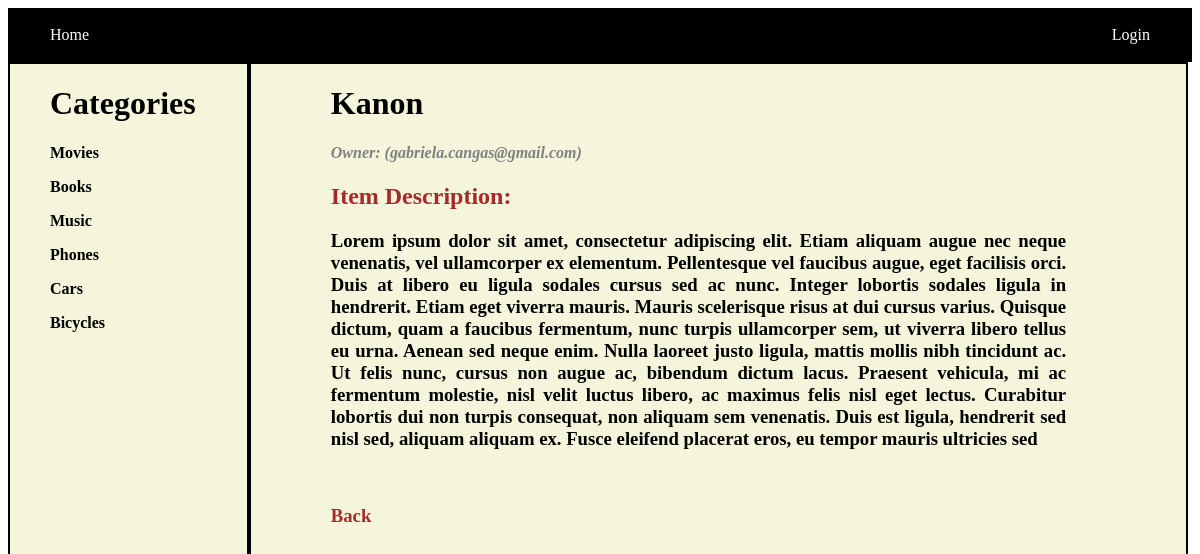
Page /catalog/Bicycles/items/Kanon on the committed database.
### catalog_db_setup.py (models this page shows, shortened)
class Category(Base):
	__tablename__ = "categories"
	id = Column(Integer, primary_key = True)
	name = Column(String(120), nullable = False)
	description = Column(String(400) )
	user_id = Column(Integer, ForeignKey("users.id"))
	user = relationship(User, backref = "users")

class Item(Base):
	__tablename__ = "items"
	id = Column(Integer, primary_key = True)
	name = Column(String(120), nullable = False)
	description = Column(String(400) )
	category_id = Column(Integer, ForeignKey("categories.id"))
	category = relationship(Category, backref="categories")
	user_id = Column(Integer, ForeignKey("users.id"))
	user = relationship(User, backref="user")

class User(Base):
	__tablename__ = "users"
	id = Column(Integer, primary_key = True)
	name = Column(String(120), nullable = False)
	email = Column(String(40), nullable = False)
	picture = Column(String)

### project.py (the view)
@app.route("/catalog/<category_name>/items/<item_name>")
def item(category_name, item_name):
	categories = session.query(Category).all()
	item = get_item_with_name(item_name)
	category = item.category
	return render_template("item.html", categories = categories, category = category, item = item)

### project.py (called while the page is built)
def get_item_with_name(item_name):
	item = session.query(Item).filter(Item.name == item_name).first()
	return item

### templates/item.html (shortened to what this page needs)
{% include("navbar.html") %}
{% include("side_menu.html") %}
<div class=" beige black_border right_container left">
	<div class="mrg_left_80">
		<h1 class=""><b> {{item.name}}</b></h1>
		<h4 class="grey"><i>Owner: ({{item.user.email}})</i></h4>
			<h2 class="brown">
				Item Description:
			</h2>
			<div>
				<h3 class="txt_justify">{{item.description}}</h3>
			</div>
			<br>
			<h3><span class="brown"><a href="/catalog/{{item.category.name}}" class="no_link">Back</a></span></h3>
	</div>
</div>

### templates/side_menu.html (shortened to what this page needs)
<div class="left side_menu txt_left black_border beige " >
	<h1 class="mrg_left_40">
		<span class=""><a href="/" class="no_link">Categories</a>
	 </h1>
	<ul class="txt_left ">
		{% for c in categories %}
		<p><strong><a href="/catalog/{{c.name}}" class="no_link">{{c.name}}</a></strong></p>
		{% endfor %}
	</ul>
	<br><br>
</div>

### static/catalog.css (style rules this page uses)
.left { float:left; }
.side_menu { width:20%; height:100%; }
.txt_left { text-align: left; }
.black_border { border: 2px black solid; }
.mrg_left_40 { margin-left: 40px; }
.mrg_left_80 { margin-left: 80px; }
.beige { background-color: beige; }
.brown { color:brown; }
.grey { color: grey; }
.right_container { background-color: beige; height:100%; width:79%; }
.no_link { text-decoration: none; color: inherit; }
.txt_justify { text-align: justify; margin-right: 120px; }

### rows in the picture
Category: name "Movies"
Category: name "Books"
Category: name "Music"
Category: name "Phones"
Category: name "Cars"
Category: name "Bicycles"
Item: name "Kanon", description "Lorem ipsum dolor sit amet, consectetur adipiscing elit. Etiam aliquam augue nec neque venenatis, vel ullamcorper ex elementum. Pellentesque vel faucibus augue, eget facilisis orci. Duis at libero eu ligula sodales cursus sed ac nunc. Integer lobortis sodales ligula in hendrerit. Etiam eget viverra mauris. Mauris scelerisque risus at dui cursus varius. Quisque dictum, quam a faucibus fermentum, nunc turpis ullamcorper sem, ut viverra libero tellus eu urna. Aenean sed neque enim. Nulla laoreet justo ligula, mattis mollis nibh tincidunt ac. Ut felis nunc, cursus non augue ac, bibendum dictum lacus. Praesent vehicula, mi ac fermentum molestie, nisl velit luctus libero, ac maximus felis nisl…"
User: user.email "gabriela.cangas@gmail.com"
